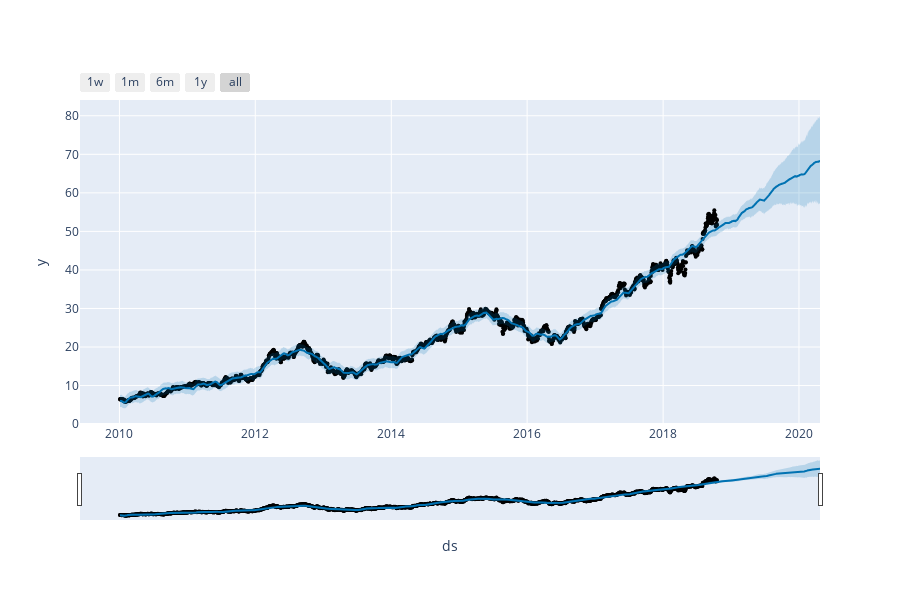

This figure's notebook cell:
### Code cell
plot_plotly(model, forecast)

### Figure 1 — Plotly figure (JSON) as saved in the notebook; plotly's stock layout.template omitted (floating-point values rounded to 4 significant figures; data arrays with more than 128 entries replaced by an {"elided": "..."} marker saying what was removed)
{"data": [{"marker": {"color": "black", "size": 4}, "mode": "markers", "name": "Actual", "type": "scatter", "x": {"elided": "2215 str values"}, "y": {"elided": "2215 float values"}}, {"hoverinfo": "skip", "line": {"width": 0}, "mode": "lines", "type": "scatter", "x": {"elided": "2768 str values"}, "y": {"elided": "2768 float values"}}, {"fill": "tonexty", "fillcolor": "rgba(0, 114, 178, 0.2)", "line": {"color": "#0072B2", "width": 2}, "mode": "lines", "name": "Predicted", "type": "scatter", "x": {"elided": "2768 str values"}, "y": {"elided": "2768 float values"}}, {"fill": "tonexty", "fillcolor": "rgba(0, 114, 178, 0.2)", "hoverinfo": "skip", "line": {"width": 0}, "mode": "lines", "type": "scatter", "x": {"elided": "2768 str values"}, "y": {"elided": "2768 float values"}}], "layout": {"height": 600, "showlegend": false, "width": 900, "xaxis": {"rangeselector": {"buttons": [{"count": 7, "label": "1w", "step": "day", "stepmode": "backward"}, {"count": 1, "label": "1m", "step": "month", "stepmode": "backward"}, {"count": 6, "label": "6m", "step": "month", "stepmode": "backward"}, {"count": 1, "label": "1y", "step": "year", "stepmode": "backward"}, {"step": "all"}]}, "rangeslider": {"visible": true}, "title": {"text": "ds"}, "type": "date"}, "yaxis": {"title": {"text": "y"}}}}
